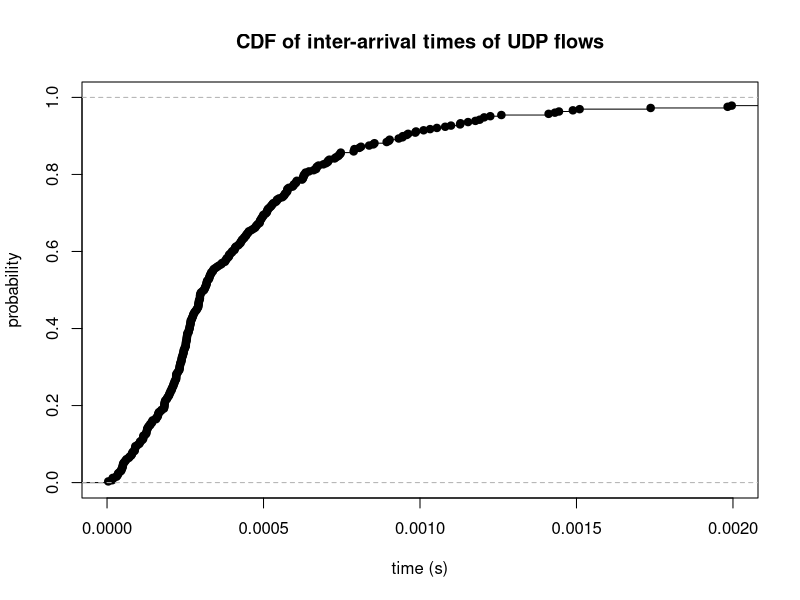

Source code (R):
udp_times = read.csv(file="../../data/perflow/udp_arrivel_time.csv", header=TRUE, sep=",")

udp_cdf = ecdf(udp_times$time)

plot(udp_cdf, col="black", main="CDF of inter-arrival times of UDP flows", xlab="time (s)", ylab="probability", xlim=c(0,0.002), ylim=c(0,1))
dev.print(png, '../../plots/perflow/interarrival_udp.png', width=500)

#quit()
